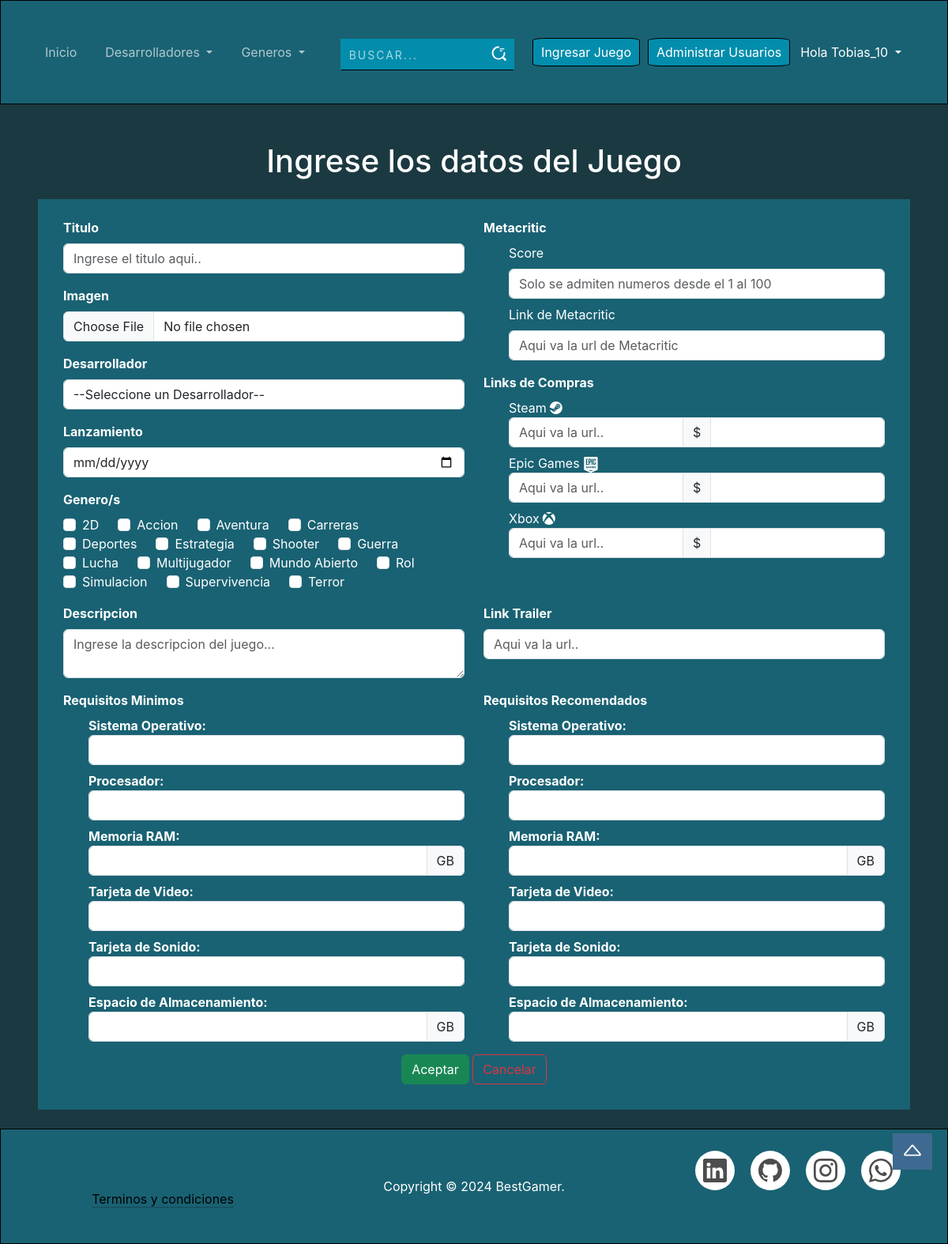
The page /Juegos/admin_juegos/ingreso_juegos.php (signed in) on the database as committed earlier.
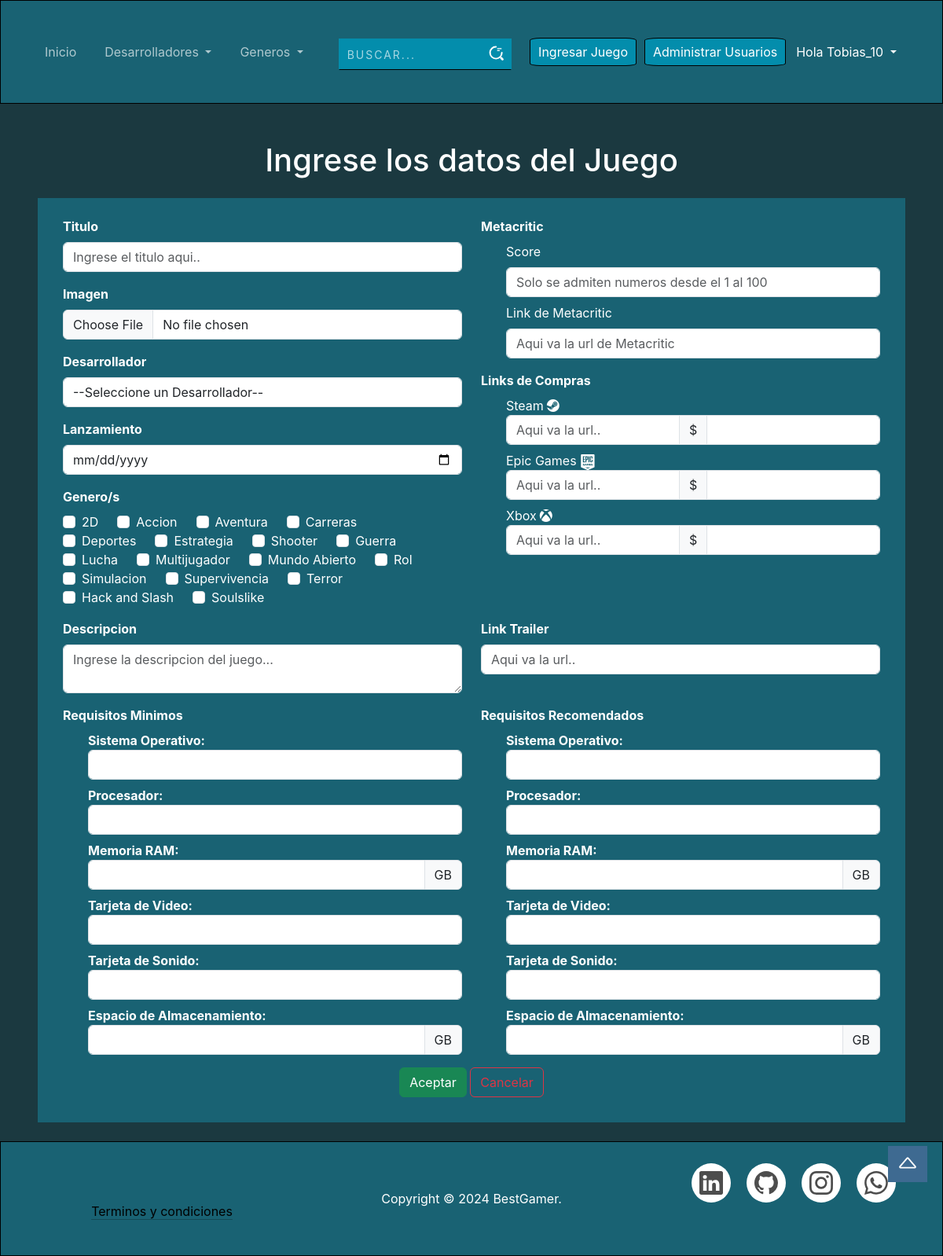
The same page on the database as committed later.
### tables this page shows
CREATE TABLE `generos` (
  `id_genero` int(20) NOT NULL,
  `genero` varchar(60) NOT NULL
);

### Juegos/admin_juegos/ingreso_juegos.php (the view, shortened to what the changed rows need)
<?php include "C:/xampp/htdocs/repo/include/header.php"?>
<link rel="stylesheet" href="/repo/CSS/form.css">
<h1 class="text-center">Ingrese los datos del Juego</h1>
<form action="val_juego.php" method="post" class="formulario mx-5" enctype="multipart/form-data">
    <div class="row">
        <div class="col-sm-6">
            <div class="mb-3">
                <div class="form-check">
                    <?php
                    $sql = "SELECT * FROM generos";
                    $result = mysqli_query($con, $sql);
                    while ($row = mysqli_fetch_assoc($result)) {
                        echo "<label class='form-check-label me-5'>".$row['genero']." <input class='form-check-input' type='checkbox' name='generos[]' value='".$row['genero']."'></label>";
                    }
                ?>
                </div>
            </div>
        </div>
    </div>
</form>
<?php include "C:/xampp/htdocs/repo/include/footer.php"?>

Rows that differ between the two databases and show on the page:
added generos: genero "Hack and Slash"
added generos: genero "Soulslike"
